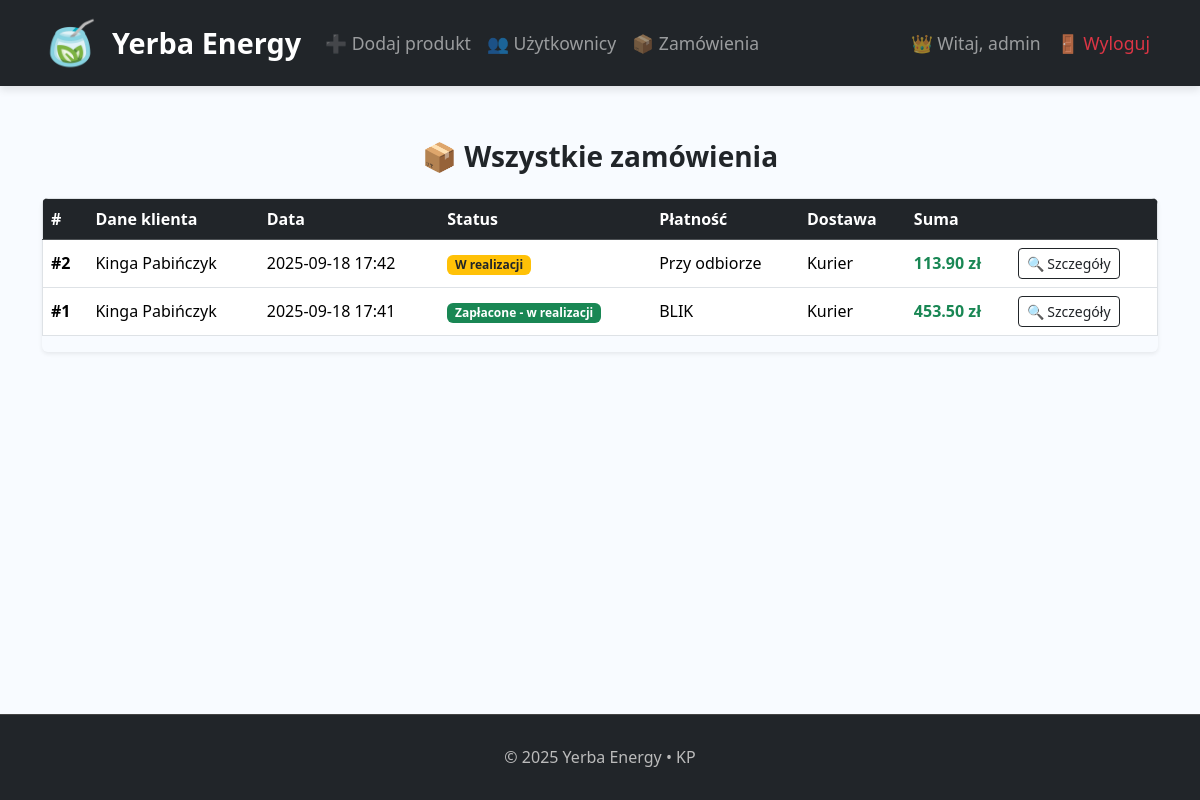
Page /orders (signed in) on the committed database.
### app/models.py (models this page shows, shortened)
class Order(db.Model):
    id = db.Column(db.Integer, primary_key=True)
    user_id = db.Column(db.Integer, db.ForeignKey("user.id"), nullable=True)
    total = db.Column(db.Float, nullable=False)
    status = db.Column(db.String(20), default="nowe")
    created_at = db.Column(db.DateTime, default=db.func.now())
    first_name = db.Column(db.String(100))
    last_name = db.Column(db.String(100))
    street = db.Column(db.String(120))
    house_number = db.Column(db.String(20))
    postal_code = db.Column(db.String(20))
    city = db.Column(db.String(80))
    email = db.Column(db.String(120))
    delivery_method = db.Column(db.String(20))
    payment_method = db.Column(db.String(20))
    user = db.relationship("User", backref="orders")

class User(db.Model):
    id = db.Column(db.Integer, primary_key=True)
    username = db.Column(db.String(80), unique=True, nullable=False)
    password_hash = db.Column(db.String(128), nullable=False)
    role = db.Column(db.String(20), default="user")
    first_name = db.Column(db.String(100), nullable=True)
    last_name = db.Column(db.String(100), nullable=True)
    street = db.Column(db.String(120), nullable=True)
    house_number = db.Column(db.String(20), nullable=True)
    postal_code = db.Column(db.String(20), nullable=True)
    city = db.Column(db.String(80), nullable=True)
    email = db.Column(db.String(120), unique=True, nullable=True)

### app/routes.py (the view)
@bp.route("/orders")
def orders():
    if "user_id" not in session:
        flash("Zaloguj się, aby zobaczyć zamówienia.", "danger")
        return redirect(url_for("main.login"))
    if session.get("role") == "admin":
        orders = Order.query.order_by(Order.created_at.desc()).all()
    else:
        orders = Order.query.filter_by(user_id=session["user_id"]).order_by(Order.created_at.desc()).all()
    return render_template("orders.html", orders=orders)

### app/templates/orders.html
{% extends "base.html" %}
{% block content %}
<div class="text-center my-4">
  <h3 class="fw-bold">
  {% if session.get("role") == "admin" %}
    📦 Wszystkie zamówienia
  {% else %}
    📦 Moje zamówienia
  {% endif %}
</h3>
</div>
{% if orders %}
<div class="table-responsive shadow-sm rounded">
  <table class="table align-middle bg-white border">
    <thead class="table-dark">
      <tr>
        {% if session.get("role") == "admin" %}
        <th>#</th>
        <th>Dane klienta</th>
        {% endif %}
        <th>Data</th>
        <th>Status</th>
        <th>Płatność</th>
        <th>Dostawa</th>
        <th>Suma</th>
        <th></th>
      </tr>
    </thead>
    <tbody>
      {% for order in orders %}
      <tr>
        {% if session.get("role") == "admin" %}
        <td class="fw-bold">#{{ order.id }}</td>
        <td>
          {% if order.user %}
            {{ order.user.first_name }} {{ order.user.last_name }}
          {% else %}
            {{ order.first_name }} {{ order.last_name }}
          {% endif %}
        </td>
        {% endif %}
        <td>{{ order.created_at.strftime("%Y-%m-%d %H:%M") if order.created_at else "–" }}</td>
        <td>
          {% if order.status == "Zapłacone - w realizacji" %}
            <span class="badge bg-success">Zapłacone - w realizacji</span>
          {% elif order.status == "w realizacji" %}
            <span class="badge bg-warning text-dark">W realizacji</span>
          {% else %}
            <span class="badge bg-secondary">{{ order.status }}</span>
          {% endif %}
        </td>
        <td>
          {% if order.payment_method == "odbior" %}
            Przy odbiorze
          {% elif order.payment_method == "blik" %}
            BLIK
          {% else %}
            {{ order.payment_method }}
          {% endif %}
        </td>
        <td>
          {% if order.delivery_method == "odbior" %}
            Odbiór osobisty
          {% elif order.delivery_method == "kurier" %}
            Kurier
          {% else %}
            {{ order.delivery_method }}
          {% endif %}
        </td>
        <td class="fw-bold text-success">{{ "%.2f"|format(order.total) }} zł</td>
        <td>
          <a href="{{ url_for('main.order_detail', order_id=order.id) }}" class="btn btn-sm btn-outline-dark">
            🔍 Szczegóły
          </a>
        </td>
      </tr>
      {% endfor %}
    </tbody>
  </table>
</div>
{% else %}
<p class="text-muted text-center">Brak zamówień.</p>
{% endif %}
{% endblock %}

### app/templates/base.html (style rules this page uses)
body { background: #f8fbff; }

### rows in the picture
Order: id "2", user.first_name "Kinga", user.last_name "Pabińczyk", created_at "2025-09-18 17:42", status "W realizacji", payment_method "Przy odbiorze", delivery_method "Kurier", total "113.90"
Order: id "1", user.first_name "Kinga", user.last_name "Pabińczyk", created_at "2025-09-18 17:41", shows "Zapłacone - w realizacji", payment_method "BLIK", delivery_method "Kurier", total "453.50"

### other values in the picture
{{ session['username'] }} "admin"
